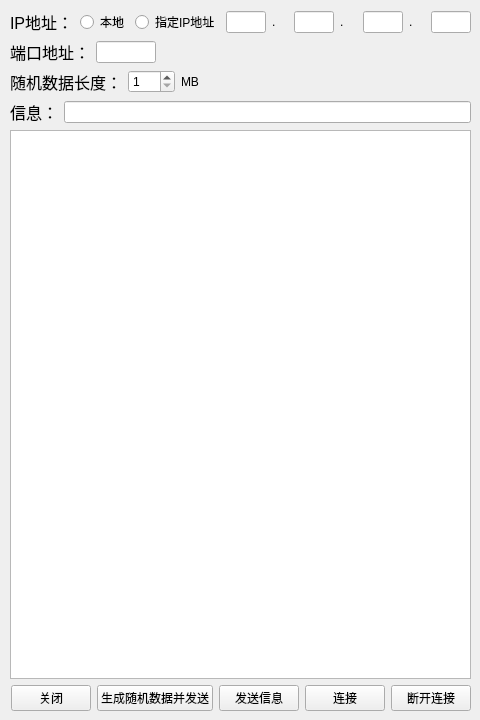
<?xml version="1.0" encoding="UTF-8"?>
<ui version="4.0">
 <class>CilentWidget</class>
 <widget class="QWidget" name="CilentWidget">
  <property name="geometry">
   <rect>
    <x>0</x>
    <y>0</y>
    <width>480</width>
    <height>720</height>
   </rect>
  </property>
  <property name="minimumSize">
   <size>
    <width>480</width>
    <height>720</height>
   </size>
  </property>
  <property name="maximumSize">
   <size>
    <width>480</width>
    <height>720</height>
   </size>
  </property>
  <property name="windowTitle">
   <string>CilentWidget</string>
  </property>
  <widget class="QWidget" name="verticalLayoutWidget">
   <property name="geometry">
    <rect>
     <x>10</x>
     <y>10</y>
     <width>461</width>
     <height>701</height>
    </rect>
   </property>
   <layout class="QVBoxLayout" name="verticalLayout">
    <item>
     <layout class="QHBoxLayout" name="horizontalLayout">
      <item>
       <widget class="QLabel" name="label">
        <property name="font">
         <font>
          <pointsize>12</pointsize>
         </font>
        </property>
        <property name="text">
         <string>IP地址：</string>
        </property>
       </widget>
      </item>
      <item>
       <widget class="QRadioButton" name="LocalHostRadios">
        <property name="text">
         <string>本地</string>
        </property>
       </widget>
      </item>
      <item>
       <widget class="QRadioButton" name="IPAddressRadio">
        <property name="text">
         <string>指定IP地址</string>
        </property>
       </widget>
      </item>
      <item>
       <widget class="QLineEdit" name="IPP1">
        <property name="maximumSize">
         <size>
          <width>40</width>
          <height>16777215</height>
         </size>
        </property>
        <property name="maxLength">
         <number>3</number>
        </property>
        <property name="alignment">
         <set>Qt::AlignCenter</set>
        </property>
       </widget>
      </item>
      <item>
       <widget class="QLabel" name="label_2">
        <property name="text">
         <string>.</string>
        </property>
       </widget>
      </item>
      <item>
       <widget class="QLineEdit" name="IPP2">
        <property name="maximumSize">
         <size>
          <width>40</width>
          <height>16777215</height>
         </size>
        </property>
        <property name="maxLength">
         <number>3</number>
        </property>
        <property name="alignment">
         <set>Qt::AlignCenter</set>
        </property>
       </widget>
      </item>
      <item>
       <widget class="QLabel" name="label_3">
        <property name="text">
         <string>.</string>
        </property>
       </widget>
      </item>
      <item>
       <widget class="QLineEdit" name="IPP3">
        <property name="maximumSize">
         <size>
          <width>40</width>
          <height>16777215</height>
         </size>
        </property>
        <property name="maxLength">
         <number>3</number>
        </property>
        <property name="alignment">
         <set>Qt::AlignCenter</set>
        </property>
       </widget>
      </item>
      <item>
       <widget class="QLabel" name="label_4">
        <property name="text">
         <string>.</string>
        </property>
       </widget>
      </item>
      <item>
       <widget class="QLineEdit" name="IPP4">
        <property name="maximumSize">
         <size>
          <width>40</width>
          <height>16777215</height>
         </size>
        </property>
        <property name="maxLength">
         <number>3</number>
        </property>
        <property name="alignment">
         <set>Qt::AlignCenter</set>
        </property>
       </widget>
      </item>
     </layout>
    </item>
    <item>
     <layout class="QHBoxLayout" name="horizontalLayout_2">
      <item>
       <widget class="QLabel" name="label_5">
        <property name="font">
         <font>
          <pointsize>12</pointsize>
         </font>
        </property>
        <property name="text">
         <string>端口地址：</string>
        </property>
       </widget>
      </item>
      <item>
       <widget class="QLineEdit" name="Port">
        <property name="maximumSize">
         <size>
          <width>60</width>
          <height>16777215</height>
         </size>
        </property>
       </widget>
      </item>
      <item>
       <spacer name="horizontalSpacer">
        <property name="orientation">
         <enum>Qt::Horizontal</enum>
        </property>
        <property name="sizeHint" stdset="0">
         <size>
          <width>40</width>
          <height>20</height>
         </size>
        </property>
       </spacer>
      </item>
     </layout>
    </item>
    <item>
     <layout class="QHBoxLayout" name="horizontalLayout_4">
      <item>
       <widget class="QLabel" name="label_7">
        <property name="font">
         <font>
          <pointsize>12</pointsize>
         </font>
        </property>
        <property name="text">
         <string>随机数据长度：</string>
        </property>
       </widget>
      </item>
      <item>
       <widget class="QSpinBox" name="DataSize">
        <property name="minimum">
         <number>1</number>
        </property>
        <property name="maximum">
         <number>100</number>
        </property>
       </widget>
      </item>
      <item>
       <widget class="QLabel" name="label_6">
        <property name="text">
         <string>MB</string>
        </property>
       </widget>
      </item>
      <item>
       <spacer name="horizontalSpacer_3">
        <property name="orientation">
         <enum>Qt::Horizontal</enum>
        </property>
        <property name="sizeHint" stdset="0">
         <size>
          <width>40</width>
          <height>20</height>
         </size>
        </property>
       </spacer>
      </item>
     </layout>
    </item>
    <item>
     <layout class="QHBoxLayout" name="horizontalLayout_5">
      <item>
       <widget class="QLabel" name="label_8">
        <property name="font">
         <font>
          <pointsize>12</pointsize>
         </font>
        </property>
        <property name="text">
         <string>信息：</string>
        </property>
       </widget>
      </item>
      <item>
       <widget class="QLineEdit" name="Message"/>
      </item>
     </layout>
    </item>
    <item>
     <widget class="QTextBrowser" name="Log"/>
    </item>
    <item>
     <layout class="QHBoxLayout" name="horizontalLayout_3">
      <item>
       <spacer name="horizontalSpacer_2">
        <property name="orientation">
         <enum>Qt::Horizontal</enum>
        </property>
        <property name="sizeHint" stdset="0">
         <size>
          <width>40</width>
          <height>20</height>
         </size>
        </property>
       </spacer>
      </item>
      <item>
       <widget class="QPushButton" name="Close">
        <property name="text">
         <string>关闭</string>
        </property>
       </widget>
      </item>
      <item>
       <widget class="QPushButton" name="SendRandomData">
        <property name="text">
         <string>生成随机数据并发送</string>
        </property>
       </widget>
      </item>
      <item>
       <widget class="QPushButton" name="SendMessage">
        <property name="text">
         <string>发送信息</string>
        </property>
       </widget>
      </item>
      <item>
       <widget class="QPushButton" name="Connect">
        <property name="text">
         <string>连接</string>
        </property>
       </widget>
      </item>
      <item>
       <widget class="QPushButton" name="Disconnect">
        <property name="text">
         <string>断开连接</string>
        </property>
       </widget>
      </item>
     </layout>
    </item>
   </layout>
  </widget>
 </widget>
 <resources/>
 <connections/>
</ui>
